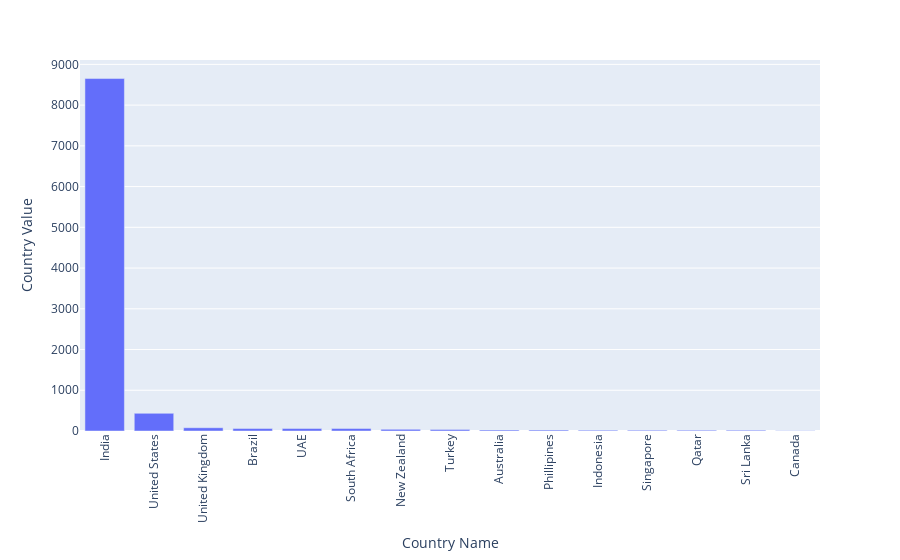

The notebook cell saved with this chart:
### Code cell
fig = px.bar(x=Country_name, y=Country_value, labels={'x': 'Country Name', 'y': 'Country Value'})

# Rotate X-axis labels
fig.update_layout(xaxis_tickangle=-90)

fig.show()

### Figure 1 — Plotly figure (JSON) as saved in the notebook; plotly's stock layout.template omitted (floating-point values rounded to 4 significant figures)
{"data": [{"alignmentgroup": "True", "hovertemplate": "Country Name=%{x}<br>Country Value=%{y}<extra></extra>", "legendgroup": "", "marker": {"color": "#636efa", "pattern": {"shape": ""}}, "name": "", "offsetgroup": "", "orientation": "v", "showlegend": false, "textposition": "auto", "type": "bar", "x": ["India", "United States", "United Kingdom", "Brazil", "UAE", "South Africa", "New Zealand", "Turkey", "Australia", "Phillipines", "Indonesia", "Singapore", "Qatar", "Sri Lanka", "Canada"], "xaxis": "x", "y": [8652, 434, 80, 60, 60, 60, 40, 34, 24, 22, 21, 20, 20, 20, 4], "yaxis": "y"}], "layout": {"autosize": true, "barmode": "relative", "legend": {"tracegroupgap": 0}, "margin": {"t": 60}, "xaxis": {"anchor": "y", "autorange": true, "domain": [0, 1], "range": [-0.5, 14.5], "tickangle": -90, "title": {"text": "Country Name"}, "type": "category"}, "yaxis": {"anchor": "x", "autorange": true, "domain": [0, 1], "range": [0, 9107.0], "title": {"text": "Country Value"}, "type": "linear"}}}
